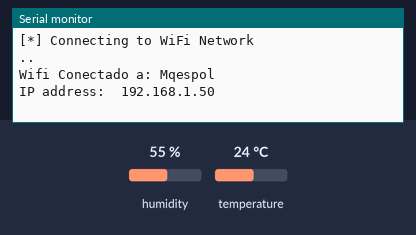
This sketch was run on a simulated ESP32. On the bench: the last lines printed to the serial monitor. The test bench sets the inputs (shaded band); at power-on: humidity 55 %, temperature 24 °C. WiFi joins after 1.5 s; servers stay silent unless stated; no MQTT or app messages arrive unless stated.

Above: at 3.2 s.
3.3 s: humidity set to 22 %
At 6.2 s:
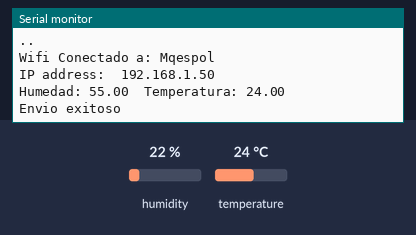
6.5 s: temperature set to 12 °C
At 8.8 s:
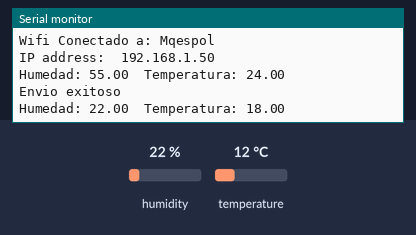
9.0 s: humidity set to 40 %
At 10.0 s:
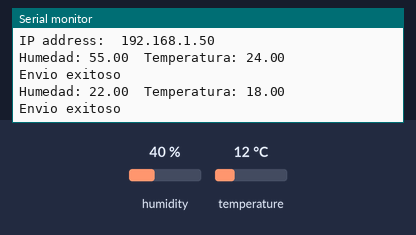
Timing chart, 0 to 12.0 s (numbered marks = the images above; inputs shaded):
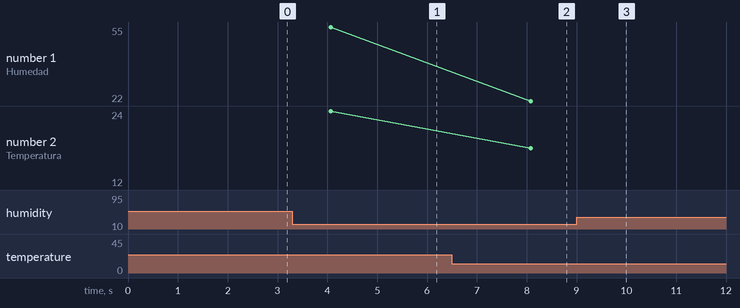

Measured:
- after the input at 6.5 s, the serial monitor: prints a new line after 1.6 s (image 2)
- plotted number 1: 22 → 40 after the input at 9.0 s
- plotted number 2: 24 → 18 after the input at 6.5 s

The sketch:

sensorNodeMCU.ino
```cpp
#include "conf.h"
#include "funcionesWifi.hpp"
#include "funcionesMqtt.hpp"

void setup()
{
    Serial.begin(115200);
    ConnectWiFi_SOFTAP();
    setupMqtt();

}

void loop()
{
  validarConexionMqtt();
  enviarTemperaturaMqtt();
  delay(1000);
}
```

conf.h
```cpp
#define CONNECTION_TIMEOUT 5
#define DHTTYPE   DHT22
#define DHTPIN    14
#define DHTPIN   4
String hostname= "app_net_temperatura";
const char* ssid = "Mqespol";
const char* password = "12345678";


const char* ssid_ap = "app_net_temperatura";
const char* password_ap = "12345678";
//boolean bandera=true;
//192.168.224.29 ip BROKER CON hostpot celular RONALDO
//192.168.100.53 IP BROKER COON WIFI CASA RONALDO
const char* MQTT_BROKER_ADRESS = "192.168.224.29"; //IP HOSPOT CELULAR RONALDO ANDROID 11
const uint16_t MQTT_PORT = 1883;
const char* MQTT_CLIENT_NAME = "ESP32"; //NOMBRE DEL CLIENTE

float hump;
float temp;
unsigned int localPort=1883;
char packetBuffer[255];//buffer que almacenara la data a enviar
char replyPacket[]="hola desde el ESP32";//valor a enviar cuando se realize la conexion
IPAddress ip(192,168,4,22);
IPAddress gateway(192,168,4,9);
IPAddress subnet(255,255,255,0);
```

funcionesMqtt.hpp
```cpp
#include <DHT.h>
#include <PubSubClient.h>

DHT dht(DHTPIN,DHTTYPE);
DHT dht2(DHTPIN,DHTTYPE);
WiFiClient espClient;
PubSubClient mqttClient(espClient);

//Funcion que realiza la conexion al broker sino muestra un mensaje de error de conexion y vuelve a intentar la conexion
void conectarMqtt(){
   while (!mqttClient.connected())
    {
      //Serial.println("Conexion  MQTT, Espere..");
      if (mqttClient.connect(MQTT_CLIENT_NAME))
      {
        //SuscribeMqtt();
      }
      else
      {
        Serial.print("Fallo MQTT Conexion, rc=");
        Serial.print(mqttClient.state());
        Serial.println(" Re-Intento en 3 seconds");
        delay(3000);
      }
     }
  }

//Inicializar el sensor y el cliente mqtt
void setupMqtt(){
    dht.begin();
    dht2.begin();
    mqttClient.setServer(MQTT_BROKER_ADRESS, MQTT_PORT);
    //SuscribeMqtt();
    //mqttClient.setCallback(OnMqttReceived);
  }

//Funcion que valida que el cliente mqtt este conectado al broker, sino se realiza nuevamente la conexion al broker
void validarConexionMqtt(){
    if (!mqttClient.connected())
        {
          conectarMqtt();
        }
    mqttClient.loop();
  }
  void float2byte(float f,byte* byte_array){
      union{
        float float_val;
        byte temp_array[4];
        } u;
        u.float_val = f;
        memcpy(byte_array,u.temp_array,4);
    }

  void publicarMqtt(float t,float h)
{
    char tempBuff[8];
    char humBuff[8];
    dtostrf(t,5,2,tempBuff);
    dtostrf(h,5,2,humBuff);
    if(tempBuff[4]=='0'){
        tempBuff[4]='1';
      }
    if(humBuff[4]=='0'){
        humBuff[4]='1';
      }
    Serial.print("Humedad: ");
    Serial.print(h);
    Serial.print("  Temperatura: ");
    Serial.println(t);
    mqttClient.publish("app_net_temperatura",tempBuff);
    delay(1000);
    mqttClient.publish("app_net_humedad",humBuff);
    Serial.println("Envio exitoso");
    }

 float promedio(float v1,float v2){
      return ((v1+v2)/2);
      }


//Envia el valor de la temperatura del sensor al envia al broker
void enviarTemperaturaMqtt(){
  float h1 = dht.readHumidity();//Se lee la humedad y se asigna el valor a "h"
  float t1 = dht.readTemperature();//Se lee la temperatura y se asigna el valor a "t"
  delay(1000);
  float h2 = dht2.readHumidity(); //Se lee la humedad y se asigna el valor a "h"
  float t2 = dht2.readTemperature(); //Se lee la temperatura y se asigna el valor a "t"
  while(isnan(h1)|| isnan(t1)){
    Serial.println("Lectura Fallida en el sensor 1 ");
      h1 = dht.readHumidity();
       delay(1000);
     t1 = dht.readTemperature();
   }
   while(isnan(h2)|| isnan(t2)){
    Serial.println("Lectura Fallida en el sensor 2 ");
    delay(1000);
      h2 = dht2.readHumidity();
      t2 = dht2.readTemperature();
   }

  hump=promedio(h1,h2);
  delay(1000);
  temp=promedio(t1,t2);
  publicarMqtt(temp,hump);

 }
```

funcionesWifi.hpp
```cpp
//FUNCIONES BASICAS DE WIFI DE CONECTAR Y SCANEAR REDES WIFI
#include <WiFi.h>
#include <WiFiUdp.h>
WiFiUDP Udp;


/*void ConnectWiFi_STA()
{
   Serial.println("");
   WiFi.mode(WIFI_STA);
   Serial.print("Conectando a la red: ");
   Serial.println(ssid);
   WiFi.begin(ssid, password);
   int timeout_counter = 0;
   while (WiFi.status() != WL_CONNECTED)
   {
     delay(1000);
     Serial.print('.');
     timeout_counter++;
     if(timeout_counter >= CONNECTION_TIMEOUT){
            ESP.restart();
        }

   }
   Serial.println("");
   Serial.print("Wifi Conectado a: ");
   Serial.println(ssid);
   Serial.print("IP address:\t");
   Serial.println(WiFi.localIP());
}*/
void veamoss(boolean bandera){
  Udp.begin(localPort);
  Serial.printf("IP del ESP32: %s, Escuchando en el puerto %d... ",WiFi.softAPIP().toString().c_str(),localPort);
  while(bandera){
      int packetSize= Udp.parsePacket();
      if(packetSize)
      {
    //    Serial.print("Mensaje Recibido: %d",packetSize);
        int len=Udp.read(packetBuffer,255);
        if(len > 0){

            packetBuffer[len]=0;
        }
        Serial.printf("IP DEL WIFI CELULARE ES %s ",Udp.remoteIP().toString().c_str());

        Udp.beginPacket(Udp.remoteIP(),Udp.remotePort());
      //  Udp.write(replyPacket);
        Udp.print(replyPacket);
        Udp.endPacket();
        bandera=false;
      }
    }
  }
void ConnectWiFi_SOFTAP()
{
 //  WiFi.config(INADDR_NONE, INADDR_NONE, INADDR_NONE, INADDR_NONE);
   WiFi.setHostname(hostname.c_str()); //define hostname
   Serial.println("");
   WiFi.mode(WIFI_AP_STA);

   Serial.println("\n[*] Creating ESP32 AP");
   WiFi.softAP(ssid_ap,password_ap);
   WiFi.softAPConfig(ip, gateway, subnet);
   Serial.print("AP Created IP: ");
   //Serial.println(WiFi.softAPIP());
   Serial.print("Nombre de mid Red esp32: ");
   Serial.println(ssid_ap);
//   veamoss(true);

   Serial.println("\n[*] Connecting to WiFi Network");
   WiFi.begin(ssid,password);
   int timeout_counter = 0;
   while (WiFi.status() != WL_CONNECTED)
   {
     delay(1000);
     Serial.print('.');
     timeout_counter++;
     if(timeout_counter >= CONNECTION_TIMEOUT){
            ESP.restart();
        }
   }
   Serial.println("");
   Serial.print("Wifi Conectado a: ");
   Serial.println(ssid);
   Serial.print("IP address:\t");
   Serial.println(WiFi.localIP());
}


/*void scanearRedesWifi() {
  numeroDeRedes = WiFi.scanNetworks();
  Serial.print("Numero de Redes Encontradas: ");
  Serial.println(numeroDeRedes);

  for (int i = 0; i < numeroDeRedes; i++) {

    Serial.print("Nombre de Red: ");
    Serial.println(WiFi.SSID(i));

    Serial.print("Fuerza de Señal: ");
    Serial.println(WiFi.RSSI(i));

    Serial.print("MAC Address: ");
    Serial.println(WiFi.BSSIDstr(i));
    Serial.println("---------------------------");
  }
}*/
```
